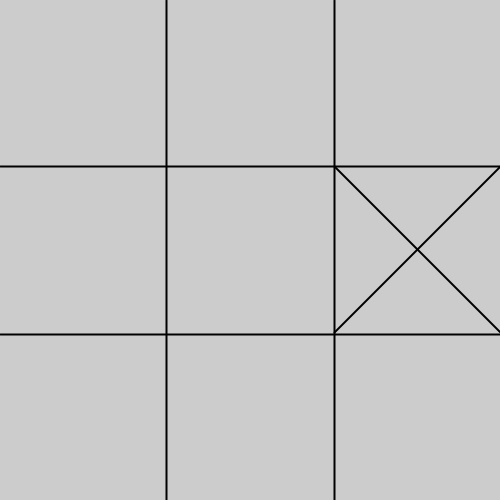
Frame 1 (no input)
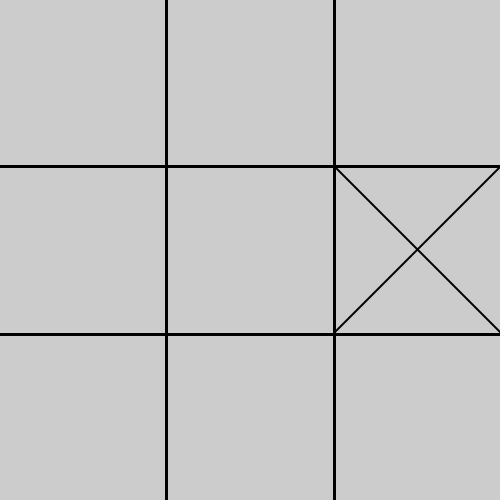
Frame 60 (the mouse pressed at the canvas centre just before this capture)
Frame 120 (the mouse held since frame 60 and released just before this capture): identical to frame 60, image omitted

The Processing sketch that drew these frames (run headless with seeded random() and noise(); from frame 60 on, the mouse is pressed at the canvas centre):

// Processing sketch: tic_tac_toe
// ── tic_tac_toe.pde
void setup() {
  size(500, 500);
  for(int i = 0; i < cellsFull.length; i++) {
    cellsFull[i] = false;
    playerCells[i] = false;
    pcCells[i] = false;
  }
}

void draw() {
  makeBoard();
  if (!userMoveNeeded) {
      pcTurn();
  }
  checkGameOver();
}

// ── board.pde
int userCell = -1;
int turn = 1;
int pcCell = -1;

boolean userMoveNeeded = false;
boolean pcWin = false;
boolean playerWin = false;
boolean gameOver = true;

boolean[] cellsFull = new boolean[9];
boolean [] pcCells = new boolean[9];
boolean [] playerCells = new boolean[9];

boolean checkGameOver(){
  boolean allCellsFull = true;

  for (int i = 0; i < cellsFull.length; i++){
    allCellsFull &= cellsFull[i];

    if (!cellsFull[i]){
      println(cellsFull);
    }
  }

  if (checkWin()) {
    return true;
  }
  gameOver = allCellsFull;

  return gameOver;
}
void keyPressed(){
  userCell = key - '0';
  userTurn();
}
float getCellX(int cell){
  switch(cell) {
    case 0:
    case 3:
    case 6:
      return 0;

    case 1:
    case 4:
    case 7:
      return CELL_ONE_X;

    case 2:
    case 5:
    case 8:
      return CELL_TWO_X;

    default:
      return -1;

  }
}
float getCellY(int cell){
  switch (cell){
    case 0:
    case 1:
    case 2:
      return 0;

    case 3:
    case 4:
    case 5:
      return CELL_ONE_Y;

    case 6:
    case 7:
    case 8:
      return CELL_TWO_Y;

    default:
      return 0;
  }
}
void drawCircle(int cell){
  if (!checkGameOver()){
    if (cell >= 0 && cell <= 8){
    noFill();
      if (!cellsFull[cell]){

        float x = getCellX(cell);
        float y = getCellY(cell);

        x += CIRCLE_RADIUS;
        y += CIRCLE_RADIUS;

        circle(x, y, CIRCLE_DIAMETER);

        cellsFull[cell] = true;
        playerCells[cell] = true;
        userMoveNeeded = false;
        turn++;
      } else{
        println("That cell is full try another");
        userMoveNeeded = true;
      }
    } else {
      println("Please enter a number 0-8");
    }
  }
}

void userTurn(){
  if (userCell != -1) {
    drawCircle(userCell);
    println("THE CELL", userCell, "IS NOW FULL");
  }
  if (checkGameOver()){
    println("The Game Is Over");
  }
}
boolean checkColumn(){
  boolean isWin = false;

  if (playerCells[0] && playerCells[3] && playerCells[6] ||
      playerCells[1] && playerCells[4] && playerCells[7] ||
      playerCells[2] && playerCells[5] && playerCells[8]){

    playerWin = true;
  }
  if (pcCells[0] && pcCells[3] && pcCells[6] ||
      pcCells[1] && pcCells[4] && pcCells[7] ||
      pcCells[2] && pcCells[5] && pcCells[8]){

    pcWin = true;
  }

  isWin = playerWin || pcWin;

  return isWin;
}
boolean checkRow(){
  boolean isWin = false;

  if (playerCells[0] && playerCells[1] && playerCells[2] ||
      playerCells[3] && playerCells[4] && playerCells[5] ||
      playerCells[6] && playerCells[7] && playerCells[8]){

    playerWin = true;
  }
  if (pcCells[0] && pcCells[1] && pcCells[2] ||
      pcCells[3] && pcCells[4] && pcCells[5] ||
      pcCells[6] && pcCells[7] && pcCells[8]){

    pcWin = true;
  }

  isWin = playerWin || pcWin;

  return isWin;
}
boolean checkDiagonal(){
  boolean isWin = false;

  if (playerCells[0] && playerCells[4] && playerCells[8] ||
      playerCells[6] && playerCells[4] && playerCells[2]){

    playerWin = true;
  }
  if (pcCells[0] && pcCells[4] && pcCells[8] ||
      pcCells[6] && pcCells[4] && pcCells[2]){

    pcWin = true;
  }

  isWin = playerWin || pcWin;

  return isWin;
}
boolean checkWin(){
  boolean isWin = false;

  isWin |= checkColumn();
  isWin |= checkRow();
  isWin |= checkDiagonal();

  if (playerWin) {
    println("You Have Won The Game");
  }
  if (pcWin){
    println("The Computer Has Won The Game");
  }
  if (!pcWin && !playerWin && gameOver && turn != 1){
    println("The Game Is A Tie");
  }
  return isWin;
}
boolean checkTie(){
  return !playerWin && !pcWin && checkGameOver();
}
void pcTurn(){
  if (checkTie()){
    println("TIE GAME");
  }
  if(!checkGameOver()){
    println("The Game Is Still Going");
  }
  pcCell = (int)random(9);
  if (turn == 1) {
    println(pcCell);
  } else{
    pcCell = (int)random(9);
    while (cellsFull[pcCell]){
      pcCell = (int)random(9);
    }
  }
  cellsFull[pcCell] = true;
  pcCells[pcCell] = true;
  println("THE CELL", pcCell, "IS NOW FULL");
  drawX(pcCell);

  turn++;
  userMoveNeeded = true;
}

// ── constants.pde
final float VERT_LINE_ONE_X = 500 / 3;
final float VERT_LINE_TWO_X = 500 - VERT_LINE_ONE_X;

final float HORI_LINE_ONE_Y = 500 / 3;
final float HORI_LINE_TWO_Y = 500 - HORI_LINE_ONE_Y;

final float CELL_WIDTH = 500 / 3;

final float CELL_ONE_X = 500/3;
final float CELL_TWO_X = 500 - CELL_ONE_X;

final float CIRCLE_DIAMETER = 500 / 3;
final float CIRCLE_RADIUS = CIRCLE_DIAMETER / 2;

final float CELL_ONE_Y = 500/3;
final float CELL_TWO_Y = 500 - CELL_ONE_Y;

final float LINE_HEIGHT_NORMAL = 500/3;

// ── shapes.pde
void makeBoard(){
  stroke(0);
  strokeWeight(2);

  line(VERT_LINE_ONE_X, 0, VERT_LINE_ONE_X, height);
  line(VERT_LINE_TWO_X, 0, VERT_LINE_TWO_X, height);
  line(0, HORI_LINE_ONE_Y, width, HORI_LINE_ONE_Y);
  line(0, HORI_LINE_TWO_Y, width, HORI_LINE_TWO_Y);
}
void drawX(int cell){
  stroke(0);
  strokeWeight(2);

  float x = getCellX(cell);
  float y = getCellY(cell);

  line(x, y, x + LINE_HEIGHT_NORMAL, y + LINE_HEIGHT_NORMAL);
  line(x + LINE_HEIGHT_NORMAL, y, x, y + LINE_HEIGHT_NORMAL);
}
